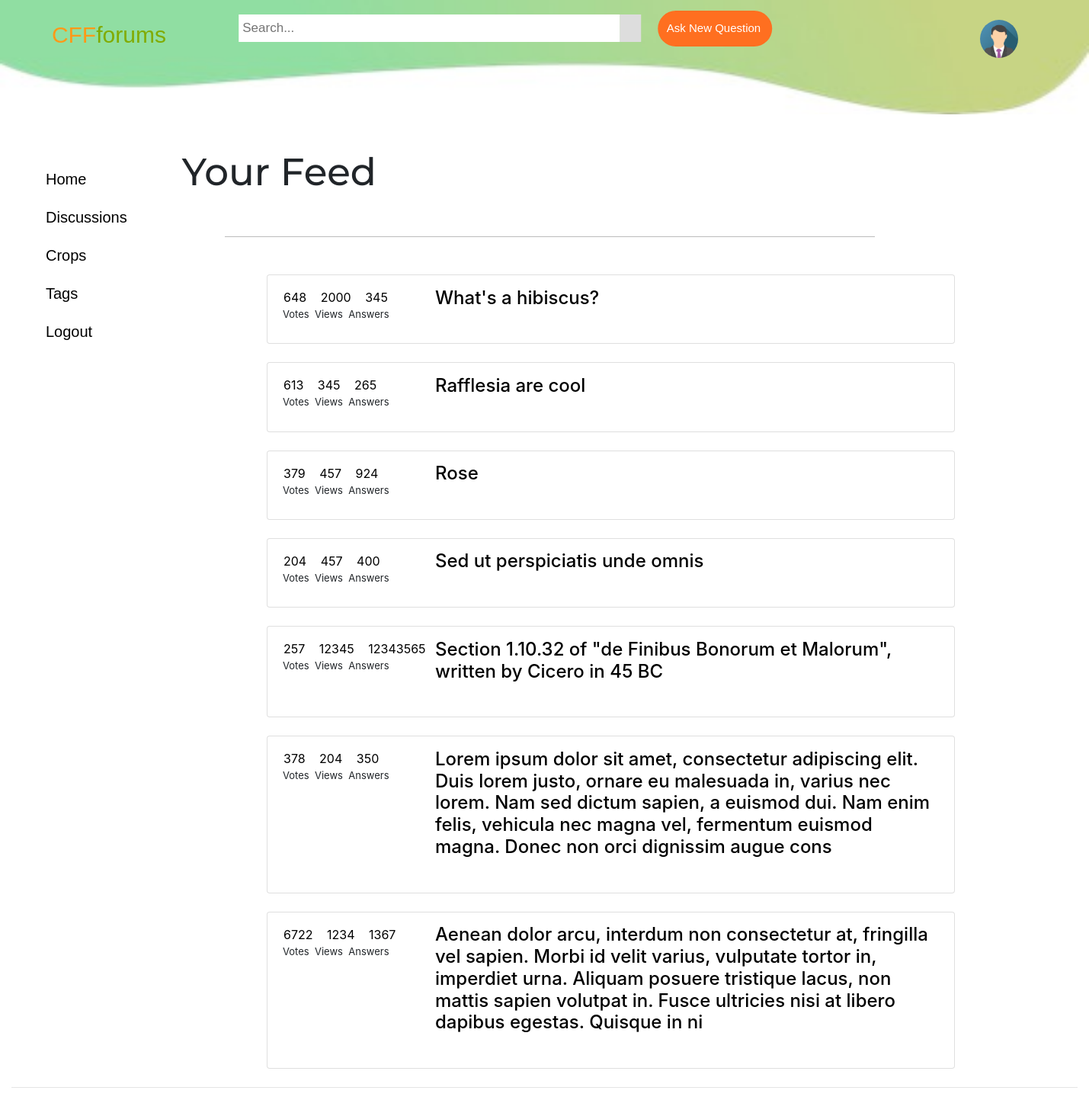
/frontend/home.php (signed in), run on the app's committed database.
### tables this page shows
CREATE TABLE `thread` (
  `ThreadID` int(10) NOT NULL,
  `ThreadModeratorID` int(10) NOT NULL,
  `ThreadUserID` int(10) NOT NULL,
  `ThreadSubject` varchar(255) NOT NULL,
  `ThreadDescription` varchar(500) NOT NULL,
  `ThreadVoteCount` int(10) NOT NULL,
  `ThreadSubscribedUserID` int(10) NOT NULL,
  `ThreadSubscribeduserCount` int(10) NOT NULL,
  `ThreadViewsCount` int(10) NOT NULL,
  `ThreadAnswersCount` int(10) NOT NULL,
  `ThreadUserFlag` int(1) DEFAULT NULL
);

### frontend/home.php (the view, shortened to what this page needs)
<!DOCTYPE html>
<html>
<head>
<link href="bootstrap.min.css" rel="stylesheet">
<link href="style.css" rel="stylesheet">
</head>
<body>
<div class="container-fluid">
  <div class="header">
    <div class="logo">
      <a href="home.php"><font color=#ff9918>CFF</font><font color=#81ab00>forums</font></a>
    </div>
    <div class="navbar">
      <ul>
      <li><div class="search-container">
    <form>
      <input type="text" placeholder="Search..." name="search">
      <button type="submit"><i class="material-icons"></i></button>
    </form>
    </div>
    </li>
    <li><div class="button" onclick="document.getElementById('id01').style.display='block'">Ask New Question</div></li>
    </ul>
    </div>
    <a href="profile.php"><img src="avatar.png" alt="Avatar" class="avatar"></a>
    <img src="header.jpg" alt="header" width=100% height= 150px>
    </div>
    <br />
    <div class="sidenav">
      <a href="home.php" class="nav-link">Home</a>
      <a href="discussion.php" class="nav-link">Discussions</a>
      <a href="crops.php" class="nav-link">Crops</a>
      <a href="tags.php" class="nav-link">Tags</a>
      <a href="logout.php" class="nav-link">Logout</a>
    </div>
    <div class="main">
    <h1 class="title">Your Feed</h1>
<div class="line"></div>
    <br />
    <br />
    <br />
    <br />
    </div>
    <div class="col-md-8">
    <?php
  include_once("config.php");
  $sql = "SELECT * FROM thread ORDER BY ThreadID LIMIT 7";
  $res = mysqli_query($link,$sql);
  $threads = "";
  if(mysqli_num_rows($res) > 0){
    while($row = mysqli_fetch_assoc($res)){
      $threadID = $row['ThreadID'];
      $title = $row['ThreadSubject'];
      $viewcount = $row['ThreadViewsCount'];
      $votecount = $row['ThreadVoteCount'];
      $answercount = $row['ThreadAnswersCount'];
      $threads .= "<div class='card mb-4'>
                    <div class='card-body'>
                    <a href='#' class='btn'>".$votecount."</a>
                    <a href='#' class='btn'>".$viewcount."</a>
                    <a href='#' class='btn'>".$answercount."</a>
                    <font size='-1'>
          <p class='thread-button'>Votes&nbsp; Views&nbsp; Answers </p>
               </font>
               <div class='card-body1'>
                  <h4><a href='specificquestion.php?cthreadID=".$threadID." class='card-title'>".$title."</a></h4>
                </div>
               </div>
                    </div>";
    }
    echo $threads;
  }
   else {
     echo "<p>There are no threads available yet.</p>";
   }?>
   </div>
<hr>
</div>
</body>
</html>

### frontend/style.css (style rules this page uses)
* { box-sizing: border-box; }
.logo { position: absolute; top: 30%; left: 10%; transform: translate(-50%, -50%); font-size: 30px; font-family: Arial; text-decoration: none; }
a { text-decoration: none; color: black; }
.navbar { position: absolute; top: 30%; left: 45%; transform: translate(-50%, -50%); font-size: 20px; font-family: Arial; padding-bottom:20px; z-index: 1; }
.navbar ul li { list-style-type: none; display:inline-block; }
.navbar .search-container { float: center; }
.navbar input[type=text] { padding: 5px; margin-top: 20px; font-size: 17px; border: none; width: 600px; }
.navbar .search-container button { float: right; padding: 14px 14px; margin-top: 20px; margin-right: 16px; background: #ddd; font-size: 17px; width:10px; border: none; cursor: pointer; }
.button { background-color: #FF6F20; color: white; padding: 12px 12px; border: none; border-radius: 25px; cursor: pointer; font-size: 15px; width: 150px; }
.avatar { position:absolute; top: 17%; left: 90%; width: 50px; height: 50px; border-radius: 50%; z-index: 1; }
.sidenav { width: 200px; position: fixed; z-index: 1; top: 200px; left: 30px; background: transparent; overflow-x: hidden; padding: 10px 10px; }
.sidenav a { padding: 10px 20px 10px 20px; font-family: arial; text-decoration: bold; font-size: 20px; color: black; display: block; }
.main { position: relative; top: 30%; left: 20%; right:20%; float: left; width: 100%; height: 100%; padding-top: 200px; }
.thread-button { padding-top:0px; padding-left:0px; margin-top:0px; }
.card-body1 { padding-left:200px; margin-top:-62px; margin-bottom:25px; }
.card-body { margin-top:-10px; }
h1 { font-family: Arial; }
.line { width: 61%; height: 47px; border-bottom: 1px solid #bbb; position: absolute; }
.btn { text-align: center; padding-left:0px; padding-bottom:0px; margin-bottom:0px; }
button { background-color: #FF6F20; color: white; padding: 14px 20px; margin: 8px 0; border: none; cursor: pointer; width: 100%; }
.col-md-8 { margin-left:320px; margin-right:320px; }
.title { font-family: 'Montserrat', sans-serif; font-size: 50px; margin-top: -2%; margin-left: -4%; }
.navbar input[type=text] { padding: 5px; margin-top: 20px; font-size: 17px; border: none; width: 500px; }
.navbar .search-container button { float: right; padding: 18px 14px; margin-top: 20px; margin-right: 16px; background: #ddd; font-size: 17px; width:10px; border: none; cursor: pointer; }
.col-md-8 { margin-left:320px; maegin-right:320px; }

### data on the page
thread: ThreadVoteCount "648", ThreadViewsCount "2000", ThreadAnswersCount "345", ThreadSubject "What's a hibiscus?"
thread: ThreadVoteCount "613", ThreadViewsCount "345", ThreadAnswersCount "265", ThreadSubject "Rafflesia are cool"
thread: ThreadVoteCount "379", ThreadViewsCount "457", ThreadAnswersCount "924", ThreadSubject "Rose"
thread: ThreadVoteCount "204", ThreadViewsCount "457", ThreadAnswersCount "400", ThreadSubject "Sed ut perspiciatis unde omnis"
thread: ThreadVoteCount "257", ThreadViewsCount "12345", ThreadAnswersCount "12343565", ThreadSubject "Section 1.10.32 of \"de Finibus Bonorum et Malorum\", written by Cicero in 45 BC"
thread: ThreadVoteCount "378", ThreadViewsCount "204", ThreadAnswersCount "350", ThreadSubject "Lorem ipsum dolor sit amet, consectetur adipiscing elit. Duis lorem justo, ornare eu malesuada in, varius nec lorem. Nam sed dictum sapien, a euismod dui. Nam enim felis, vehicula nec magna vel, fermentum euismod magna. Donec non orci dignissim augue cons"
thread: ThreadVoteCount "6722", ThreadViewsCount "1234", ThreadAnswersCount "1367", ThreadSubject "Aenean dolor arcu, interdum non consectetur at, fringilla vel sapien. Morbi id velit varius, vulputate tortor in, imperdiet urna. Aliquam posuere tristique lacus, non mattis sapien volutpat in. Fusce ultricies nisi at libero dapibus egestas. Quisque in ni"
